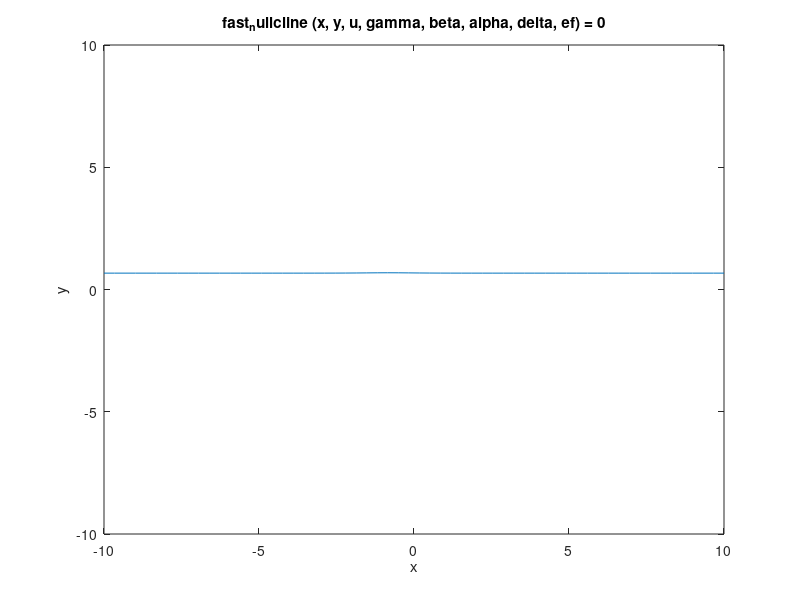

Reproduce this figure in MATLAB.
bump = @(x,delta) (tanh(x+delta) - tanh(x-delta) -2*tanh(delta));
fast_nullcline = @(xs,xf,u,gamma,beta,alpha,delta,ef)...
    ((-xf + tanh( bump(u + xs +0.5*gamma*xf,delta) + beta*xf+ alpha))/ef);
                    
alpha = 0.5; u = 0.5 ; beta = 0.5;
gamma = 1;
ef = 0.0075;
delta = 0.01;

ezplot(@(x,y)fast_nullcline(x,y,u,gamma,beta,alpha,delta,ef),[-10,10])

% myfunc = @(x,y,k) (x.^k -y.^k -1);
% ezplot(@(x,y)myfunc(x,y,2))